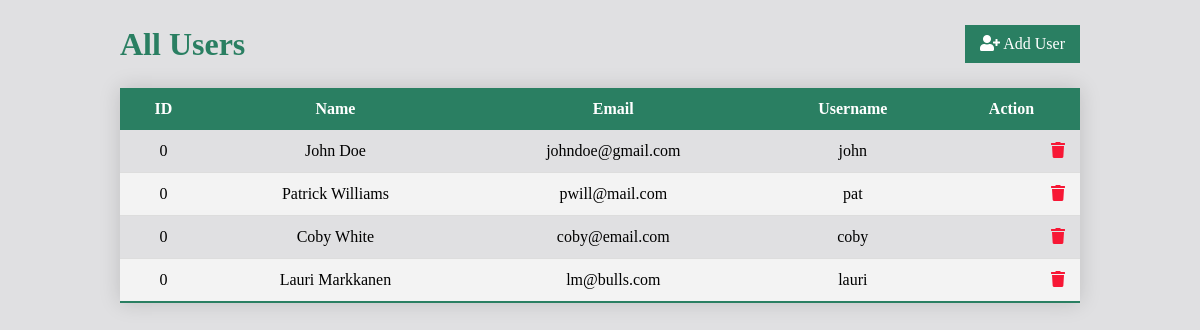
The page / on the database its author committed.
### tables this page shows
CREATE TABLE `userstable` (
  `id` int(11) NOT NULL,
  `name` varchar(50) NOT NULL,
  `email` varchar(50) NOT NULL,
  `username` varchar(50) NOT NULL,
  `password` varchar(50) NOT NULL
);

### users.php (called while the page is built, shortened)
<?php
    class Users {
        private $server = "127.0.0.1";
        private $username = "root";
        private $password = "";
        private $database = "test";
        public $con;
        public function __construct() {
            $this->con = new mysqli($this->server, $this->username, $this->password, $this->database);
            if(mysqli_connect_error()) {
                trigger_error("Failed to connect to Database: " . mysqli_connect_error());
            }else{
                return $this->con;
            }
        }
        public function index() {
            $stmt = $this->con->prepare("SELECT * FROM userstable");
            $stmt->execute();
            $result = $stmt->get_result();
            $data = array();
            if($result->num_rows > 0) {
                while($row = $result->fetch_assoc()){
                    $data[] = $row;
                }
            }  else {
                echo "User record not found.";
            }
            return $data;
        }
    }
?>

### index.php (the view, shortened to what this page needs)
<?php
include 'users.php';
$users = new Users();
?>
<!DOCTYPE html>
<html lang="en">
<head>
    <link rel="stylesheet" href="https://pro.fontawesome.com/releases/v5.10.0/css/all.css"/>
    <link rel="stylesheet" href="style.css">
</head>
<body>
    <div class="container">
    <div class="heading">
    <h1>All Users</h1>
    <a href="create_users_page.php" class="add-user-button"><i class="fas fa-user-plus"></i> Add User</a>
    </div>
    </div>
    <table class="custom-table">
        <thead>
            <tr>
                <th>ID</th>
                <th>Name</th>
                <th>Email</th>
                <th>Username</th>
                <th>Action</th>
            </tr>
        </thead>
        <tbody>
        <?php
            $users = $users->index();
            foreach ($users as $user) {
        ?>
            <tr>
                <td> <?php echo $user['id']; ?> </td>
                <td> <?php echo $user['name']; ?> </td>
                <td> <?php echo $user['email']; ?> </td>
                <td> <?php echo $user['username']; ?> </td>
                <td class="table-action">
                    <a href="index.php?user=<?php echo $user['id']; ?>&action=delete" class="text-red" onclick="return confirm('Are you sure you want to delete this user?')"><i class="fa fa-trash" aria-hidden="true"></i></a>
                </td>
            </tr>
        <?php } ?>
        </tbody>
    </table>
</body>
</html>

### style.css (style rules this page uses)
:root { --primary: #3083DC; --secondary: #E0E0E2; --green: #2A7F62; --red: #F71735; }
* { margin: 0; padding: 0; box-sizing: border-box; }
body { background-color: var(--secondary); }
.container { width: 80%; margin: 25px auto; }
.custom-table { width: 80%; margin: 25px auto; border-collapse: collapse; min-width: 400px; box-shadow: 0 0 20px rgba(0, 0, 0, 0.15); }
.custom-table thead tr { background-color: var(--green); color: #ffffff; text-align: left; }
.custom-table th, .custom-table td { padding: 12px 15px; text-align: center; }
.custom-table tbody tr { border-bottom: 1px solid #dddddd; }
.custom-table tbody tr:nth-child(even) { background-color: #f3f3f3; }
.custom-table tbody tr:last-of-type { border-bottom: 2px solid var(--green); }
.custom-table .table-action { display: flex; justify-content:space-between; }
.heading { color: var(--green); display: flex; justify-content: space-between; align-items: center; }
.add-user-button { background-color: var(--green); color: #fff; border: none; padding: 10px 15px; text-align: center; text-decoration: none; display: inline-block; }
.text-red { color: var(--red); }

### rows shown on the page
userstable: id "0", name "John Doe", email "johndoe@gmail.com", username "john"
userstable: id "0", name "Patrick Williams", email "pwill@mail.com", username "pat"
userstable: id "0", name "Coby White", email "coby@email.com", username "coby"
userstable: id "0", name "Lauri Markkanen", email "lm@bulls.com", username "lauri"
